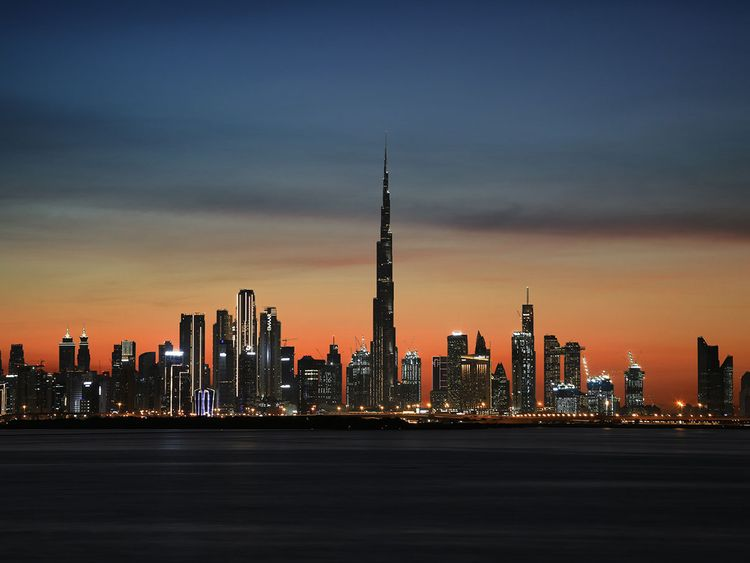
#> input picture Code Python/03. Compression/03.1 Matrix Approximation with SVD/Color_Picture.png, 750 x 563 px
$ python LowRankApproxOnColoredPicture.py
#> lines starting #> are read from the running program, lines starting #| are printed output that depends on the picture
from imageio import imread
import matplotlib.pyplot as plt
import numpy as np
from functools import reduce

Import = np.double(imread('Color_Picture.png'))

I_R = Import[:, :, 0]

I_G = Import[:, :, 1]
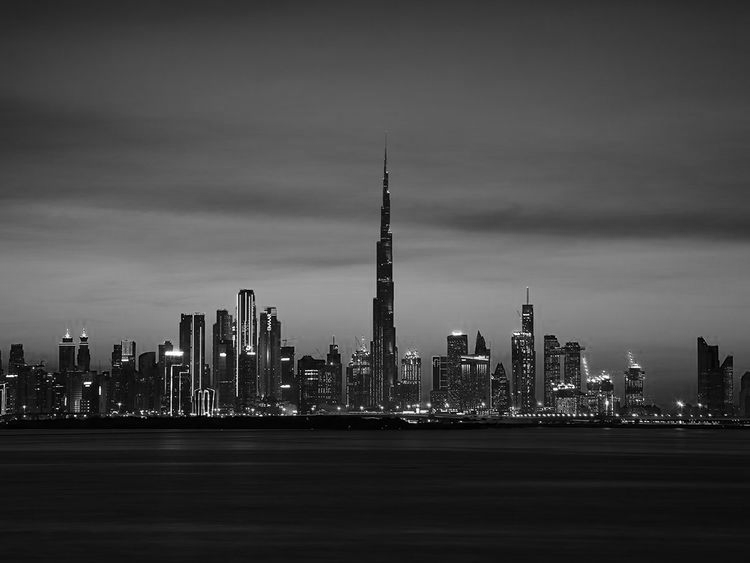
#> I_G: shape (563, 750) float64; min 0, max 255, mean 69

I_B = Import[:, :, 2]
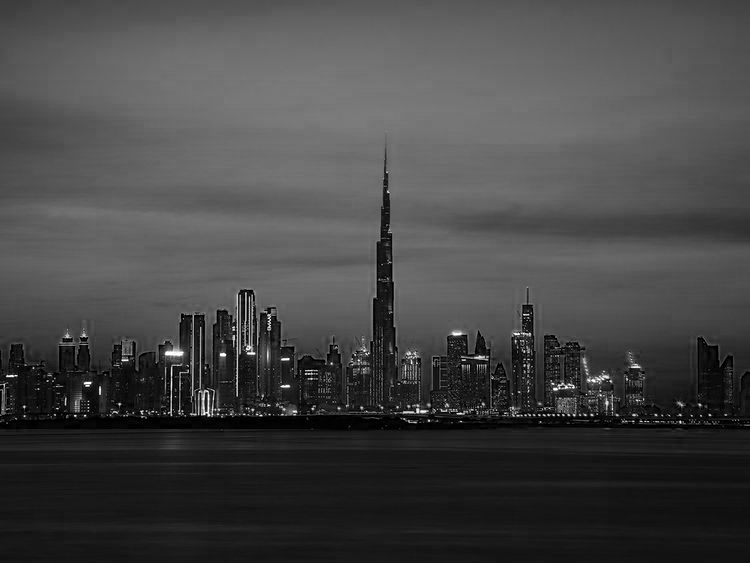
#> I_B: shape (563, 750) float64; min 0, max 255, mean 69.4

[U_R, S_Ra, V_R] = np.linalg.svd(I_R, full_matrices=False)
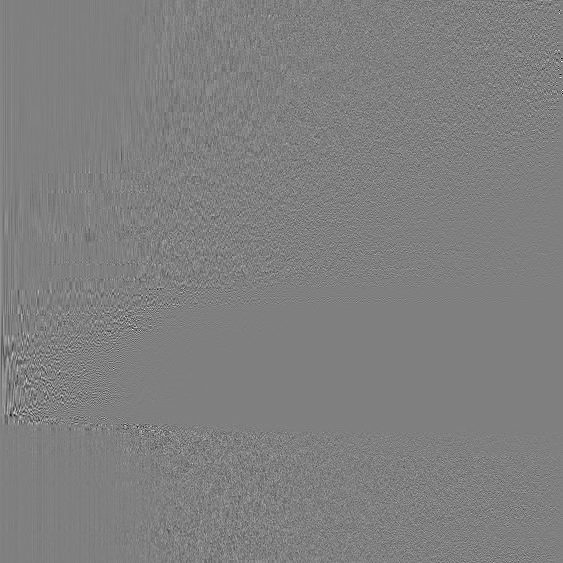
#> U_R: shape (563, 563) float64; min -0.524, max 0.521, mean 0.000147; drawn with min black and max white
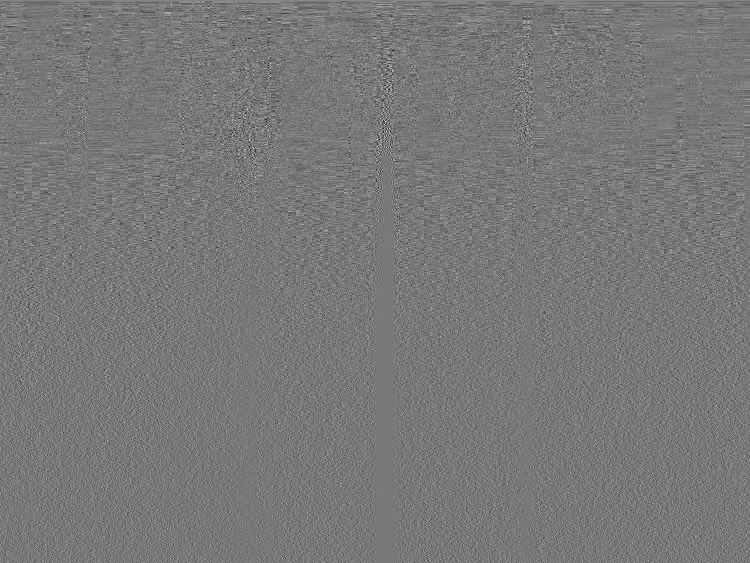
#> V_R: shape (563, 750) float64; min -0.336, max 0.373, mean 7.42e-05; drawn with min black and max white
#> S_Ra = 563 values, max 59040.7 at index 0, min 0.369 at index 562, mean 306
[U_G, S_Ga, V_G] = np.linalg.svd(I_G, full_matrices=False)
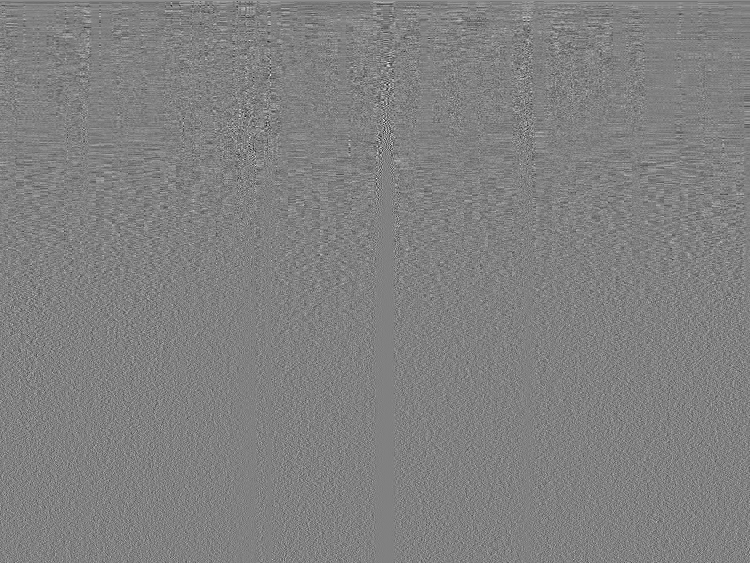
#> V_G: shape (563, 750) float64; min -0.332, max 0.324, mean 6.3e-05; drawn with min black and max white
#> S_Ga = 563 values, max 50922 at index 0, min 0.364 at index 562, mean 263.5
[U_B, S_Ba, V_B] = np.linalg.svd(I_B, full_matrices=False)
#> S_Ba = 563 values, max 50212.3 at index 0, min 0.399 at index 562, mean 252.1

rank_of_S = [10, 30, 50, 70, 120, 200, 300, 563]

fig1 = plt.figure(figsize=(10, 20))

for i in range(1, 9):
    v_1 = np.ones(563)
    v_1[rank_of_S[i-1]: 562] = 0
    D_S = np.diag(v_1)
    S_R = np.matmul(np.diag(S_Ra), D_S)
    S_G = np.matmul(np.diag(S_Ga), D_S)
    S_B = np.matmul(np.diag(S_Ba), D_S)

    Red_red = reduce(np.dot, [U_R, S_R, V_R])
    Green_red = reduce(np.dot, [U_G, S_G, V_G])
    Blue_red = reduce(np.dot, [U_B, S_B, V_B])

    Picture_red = np.uint8(np.dstack([Red_red, Green_red, Blue_red]))

    plt.subplot(4, 2, i)
    plt.axis('off')
    plt.title('Rank: '+str(rank_of_S[i-1]))
    plt.imshow(Picture_red)
#> this loop made 8 passes
#> pass 1, `Red_red = reduce(np.dot, [U_R, S_R, V_R])`:
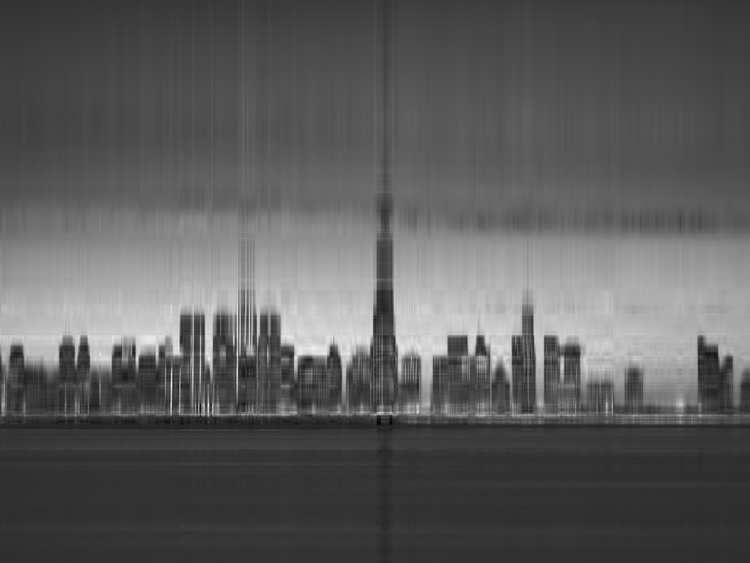
#> Red_red: shape (563, 750) float64; min -46.34, max 281.2, mean 73.3; drawn with min black and max white
plt.show()

fig2 = plt.figure()
plt.semilogy(range(1, 200, 1), S_Ra[0:199], linewidth=2, color='r')
plt.semilogy(range(1, 200, 1), S_Ga[0:199], linewidth=2, color='g')
plt.semilogy(range(1, 200, 1), S_Ba[0:199], linewidth=2, color='b')
plt.title('First 200 Singular Values')
plt.legend(['singular values R','singular values G','singular values B'])
plt.show()
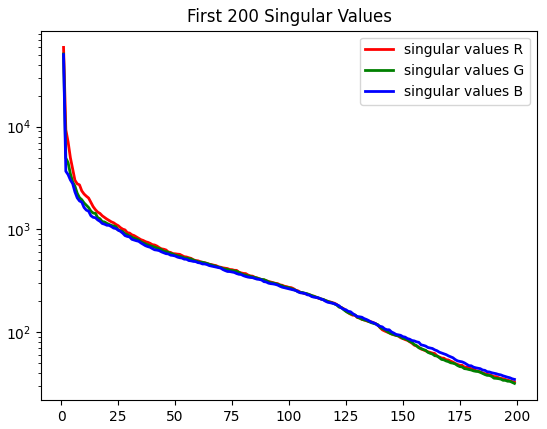
#> figure drawn by matplotlib, 1 panel; curve peaks at x = 1, y = 59040.7; curve peaks at x = 1, y = 50922; curve peaks at x = 1, y = 50212.3
